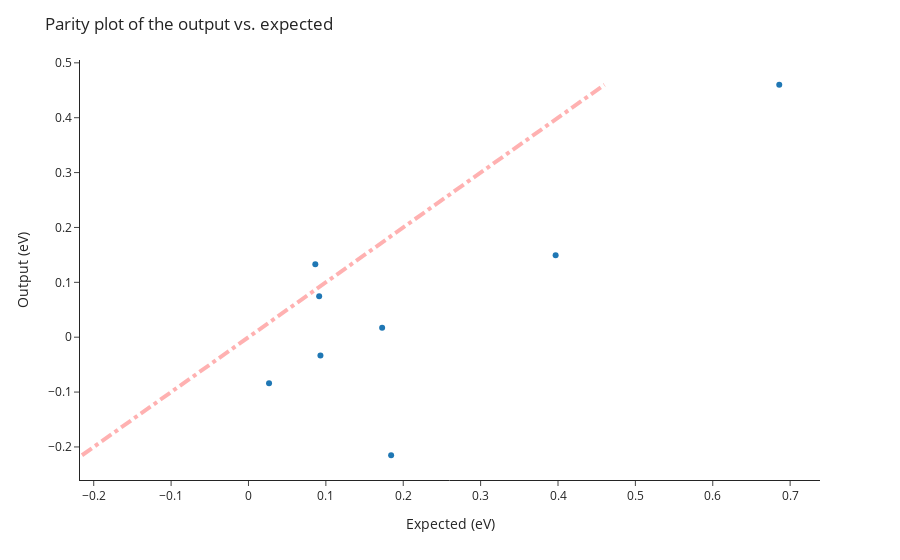

Notebook source saved alongside this figure:
### Code cell
# Read in the model
model = torch.load("output/reaction_model.pt")
# model = torch.load(os.path.join(artifact_dir_barrier, "reaction_model.pt"), map_location=torch.device('cpu'))

outputs = []
expecteds = []

for idx, data in enumerate(validation_loader):
    output = model(data)
    output = output.mean(dim=1)
    
    output = output.detach().numpy()
    expected = data.total_energy_transition_state - data.total_energy
    expected = expected.detach().numpy()

    outputs.append(output[0])
    expecteds.append(expected[0])


# Make a parity plot of the output vs. expected
outputs = np.array(outputs).flatten()
expecteds = np.array(expecteds).flatten()
outputs *= ase_units.Ha
expecteds *= ase_units.Ha

fig = px.scatter(x=expecteds, y=outputs, template="simple_white")
fig.update_layout(title="Parity plot of the output vs. expected")
fig.update_xaxes(title_text="Expected (eV)")
fig.update_yaxes(title_text="Output (eV)")
# Draw the parity line
fig.add_shape(
    type="line",
    x0=outputs.min(),
    y0=outputs.min(),
    x1=outputs.max(),
    y1=outputs.max(),
    line=dict(
        color="Red",
        width=4,
        dash="dashdot",
    )
)

fig.show()

### Figure 1 — Plotly figure (JSON) as saved in the notebook; plotly's stock layout.template omitted (floating-point values rounded to 4 significant figures)
{"data": [{"hovertemplate": "x=%{x}<br>y=%{y}<extra></extra>", "legendgroup": "", "marker": {"color": "#1F77B4", "symbol": "circle"}, "mode": "markers", "name": "", "orientation": "v", "showlegend": false, "type": "scatter", "x": [0.1844, 0.08636, 0.6859, 0.09301, 0.09135, 0.1727, 0.02657, 0.3969], "xaxis": "x", "y": [-0.2151, 0.1328, 0.4601, -0.03342, 0.0748, 0.01711, -0.0838, 0.1494], "yaxis": "y"}], "layout": {"legend": {"tracegroupgap": 0}, "margin": {"t": 60}, "shapes": [{"line": {"color": "Red", "dash": "dashdot", "width": 4}, "type": "line", "x0": -0.2151, "x1": 0.4601, "y0": -0.2151, "y1": 0.4601}], "title": {"text": "Parity plot of the output vs. expected"}, "xaxis": {"anchor": "y", "domain": [0, 1], "title": {"text": "Expected (eV)"}}, "yaxis": {"anchor": "x", "domain": [0, 1], "title": {"text": "Output (eV)"}}}}
